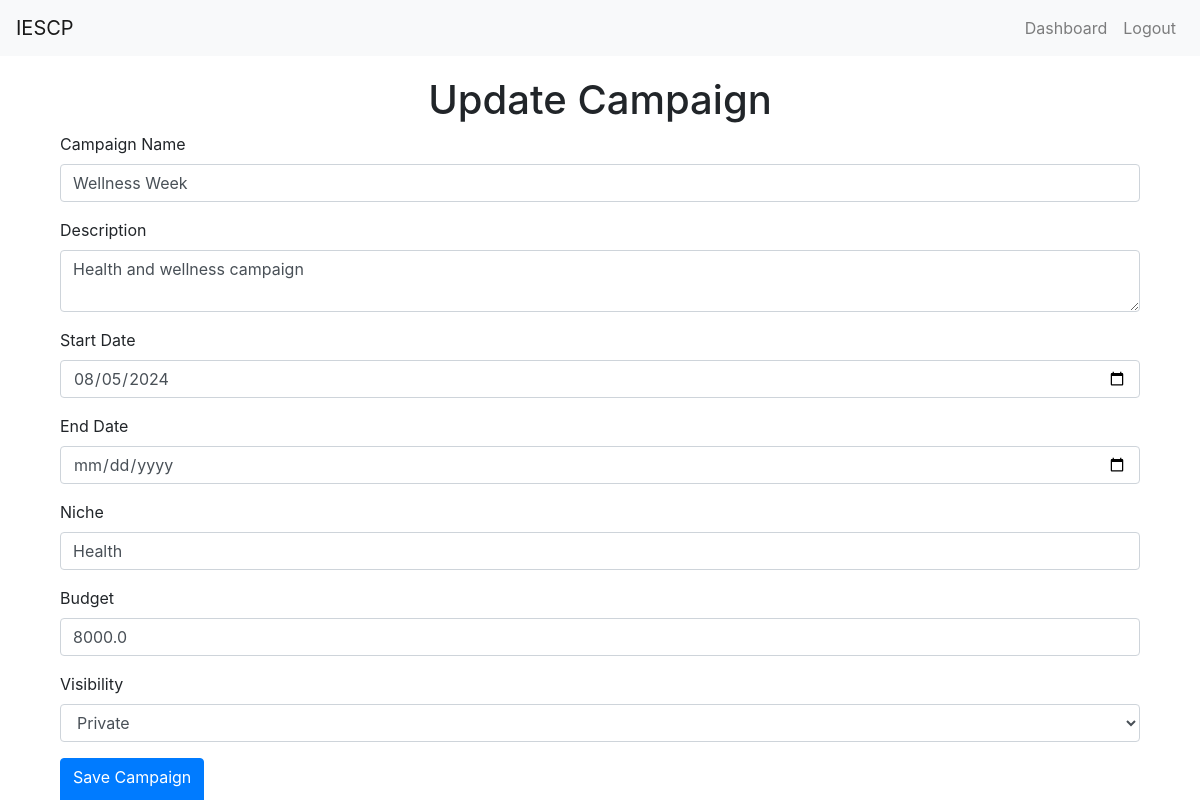
Page /campaign/2/update (signed in) on the committed database.
### app.py (models this page shows, shortened)
class Campaign(db.Model):
    id = db.Column(db.Integer, primary_key=True)
    name = db.Column(db.String(100), nullable=False)
    description = db.Column(db.String(200))
    start_date = db.Column(db.DateTime, default=db.func.current_timestamp())
    end_date = db.Column(db.DateTime)
    niche = db.Column(db.String(100))
    budget = db.Column(db.Float, nullable=False)
    owner_id = db.Column(db.Integer, db.ForeignKey('user.id', ondelete='CASCADE'), nullable=False)
    visibility = db.Column(db.String(10))  # 'public' or 'private'
    flagged = db.Column(db.Boolean, default=False)
    ad_requests = db.relationship('AdRequest', backref='campaign', lazy=True, cascade='all, delete-orphan')

### app.py (the view)
@app.route('/campaign/<int:campaign_id>/update', methods=['GET', 'POST'])
@login_required
def update_campaign(campaign_id):
    campaign = Campaign.query.get_or_404(campaign_id)
    if campaign.owner != current_user:
        flash('Access unauthorized!', 'danger')
        return redirect(url_for('index'))
    form = CampaignForm()
    if form.validate_on_submit():
        campaign.name = form.name.data
        campaign.description = form.description.data
        campaign.start_date = form.start_date.data
        campaign.end_date = form.end_date.data
        campaign.budget = form.budget.data
        campaign.niche = form.niche.data
        campaign.visibility = form.visibility.data
        db.session.commit()
        flash('Campaign updated successfully!', 'success')
        return redirect(url_for('sponsor_dashboard'))
    elif request.method == 'GET':
        form.name.data = campaign.name
        form.description.data = campaign.description
        form.start_date.data = campaign.start_date
        form.end_date.data = campaign.end_date
        form.budget.data = campaign.budget
        form.niche.data = campaign.niche
        form.visibility.data = campaign.visibility
    return render_template('create_campaign.html', form=form, legend='Update Campaign')

### app.py
class CampaignForm(FlaskForm):
    name = StringField('Campaign Name', validators=[DataRequired()])
    description = TextAreaField('Description', validators=[DataRequired()])
    start_date = DateField('Start Date', format='%Y-%m-%d', validators=[DataRequired()])
    end_date = DateField('End Date', format='%Y-%m-%d', validators=[DataRequired()])
    niche = StringField('Niche', validators=[DataRequired()])
    budget = FloatField('Budget', validators=[DataRequired()])  # Change from DecimalField to FloatField
    visibility = SelectField('Visibility', choices=[('public', 'Public'), ('private', 'Private')], validators=[DataRequired()])
    submit = SubmitField('Save Campaign')

### app.py (called while the page is built)
@login_manager.user_loader
def load_user(user_id):
    return User.query.get(int(user_id))

### templates/create_campaign.html (shortened to what this page needs)
{% extends "layout.html" %}
{% block content %}
<div class="container">
    <h1 class="text-center">{{ legend }}</h1>
    <form method="POST">
        <div class="form-group">
            {{ form.name.label(class="form-label") }}
            {{ form.name(class="form-control") }}
        </div>
        <div class="form-group">
            {{ form.description.label(class="form-label") }}
            {{ form.description(class="form-control") }}
        </div>
        <div class="form-group">
            {{ form.start_date.label(class="form-label") }}
            {{ form.start_date(class="form-control") }}
        </div>
        <div class="form-group">
            {{ form.end_date.label(class="form-label") }}
            {{ form.end_date(class="form-control") }}
        </div>
        <div class="form-group">
            {{ form.niche.label(class="form-label") }}
            {{ form.niche(class="form-control") }}
        </div>
        <div class="form-group">
            {{ form.budget.label(class="form-label") }}
            {{ form.budget(class="form-control") }}
        </div>
        <div class="form-group">
            {{ form.visibility.label(class="form-label") }}
            {{ form.visibility(class="form-control") }}
        </div>
        <button type="submit" class="btn btn-primary">{{ form.submit.label }}</button>
    </form>
</div>
{% endblock %}

### templates/layout.html (style rules this page uses)
.container { margin-top: 20px; }

### rows in the picture
Campaign: name "Wellness Week", description "Health and wellness campaign", start_date "08/05/2024", niche "Health", budget "8000.0", visibility "Private"

### other values in the picture
{{ legend }} "Update Campaign"
